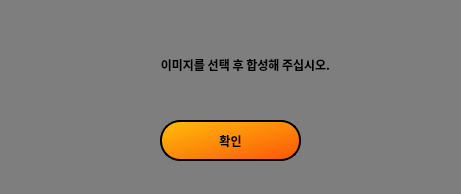
<?xml version="1.0" encoding="UTF-8"?>
<ui version="4.0">
 <class>Form</class>
 <widget class="QWidget" name="Form">
  <property name="geometry">
   <rect>
    <x>0</x>
    <y>0</y>
    <width>461</width>
    <height>194</height>
   </rect>
  </property>
  <property name="windowTitle">
   <string>Error3</string>
  </property>
  <property name="styleSheet">
   <string notr="true">background-color:rgb(126, 126, 126)
</string>
  </property>
  <widget class="QLabel" name="label_2">
   <property name="geometry">
    <rect>
     <x>50</x>
     <y>50</y>
     <width>41</width>
     <height>41</height>
    </rect>
   </property>
   <property name="text">
    <string/>
   </property>
   <property name="pixmap">
    <pixmap>warning.png</pixmap>
   </property>
   <property name="scaledContents">
    <bool>true</bool>
   </property>
  </widget>
  <widget class="QLabel" name="label">
   <property name="geometry">
    <rect>
     <x>60</x>
     <y>30</y>
     <width>371</width>
     <height>71</height>
    </rect>
   </property>
   <property name="font">
    <font>
     <family>Noto Sans KR</family>
     <weight>75</weight>
     <bold>true</bold>
    </font>
   </property>
   <property name="text">
    <string>&lt;html&gt;&lt;head/&gt;&lt;body&gt;&lt;p align=&quot;center&quot;&gt;이미지를 선택 후 합성해 주십시오.&lt;/p&gt;&lt;/body&gt;&lt;/html&gt;</string>
   </property>
  </widget>
  <widget class="QPushButton" name="pushButton">
   <property name="geometry">
    <rect>
     <x>160</x>
     <y>120</y>
     <width>141</width>
     <height>41</height>
    </rect>
   </property>
   <property name="font">
    <font>
     <family>Noto Sans KR</family>
     <weight>75</weight>
     <bold>true</bold>
    </font>
   </property>
   <property name="styleSheet">
    <string notr="true">QPushButton{

	background-color: qlineargradient(spread:pad, x1:0, y1:0, x2:1, y2:1, stop:0 rgba(255, 190, 11, 255), stop:1 rgba(251, 86, 7, 255));
	border-radius: 20px;
	border-style: solid;
	border-width: 1.5px;
	border-color: black;
}
 QPushButton:pressed {
     background-color: rgb(255, 168, 96)
 }</string>
   </property>
   <property name="text">
    <string>확인</string>
   </property>
  </widget>
  <zorder>label</zorder>
  <zorder>label_2</zorder>
  <zorder>pushButton</zorder>
 </widget>
 <resources/>
 <connections>
  <connection>
   <sender>pushButton</sender>
   <signal>clicked()</signal>
   <receiver>Form</receiver>
   <slot>okay()</slot>
   <hints>
    <hint type="sourcelabel">
     <x>278</x>
     <y>124</y>
    </hint>
    <hint type="destinationlabel">
     <x>355</x>
     <y>137</y>
    </hint>
   </hints>
  </connection>
 </connections>
 <slots>
  <slot>okay()</slot>
 </slots>
</ui>
